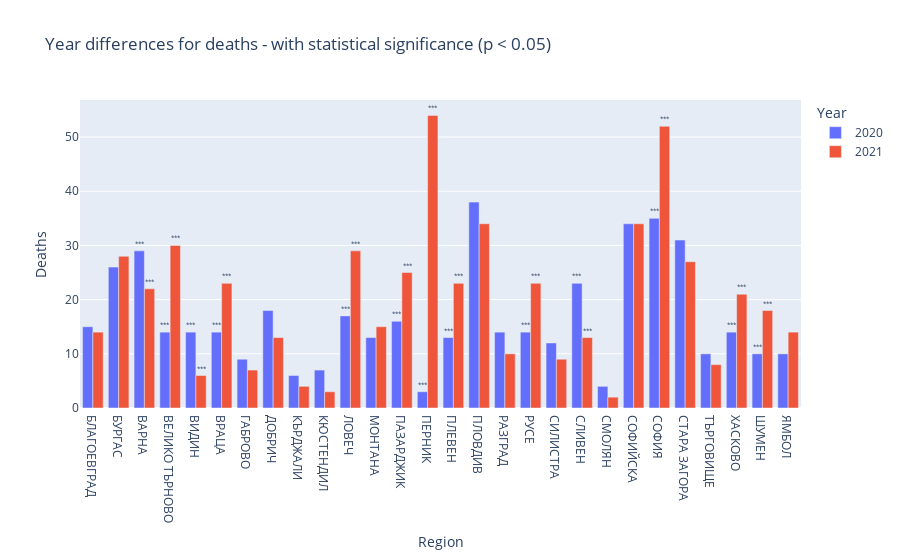

Source (notebook cell):
### Code cell
import plotly.graph_objects as go
texts = for_viz['sig_star_deaths'].to_numpy().tolist()
fig = px.bar(for_viz,\
     x='Region',\
     y='Deaths',\
     color = 'Year',\
     barmode = 'group',\
    hover_data=['Total death difference', 'Percentage death difference'],
    title = 'Year differences for deaths - with statistical significance (p < 0.05)')
fig.update_traces(texttemplate = texts, textposition = 'outside')

fig.show()

### Figure 1 — Plotly figure (JSON) as saved in the notebook; plotly's stock layout.template omitted (floating-point values rounded to 4 significant figures)
{"data": [{"alignmentgroup": "True", "customdata": [[-1, -6.67], [2, 7.69], [-7, -24.14], [16, 114.3], [-8, -57.14], [9, 64.29], [-2, -22.22], [-5, -27.78], [-2, -33.33], [-4, -57.14], [12, 70.59], [2, 15.38], [9, 56.25], [51, 1700], [10, 76.92], [-4, -10.53], [-4, -28.57], [9, 64.29], [-3, -25], [-10, -43.48], [-2, -50], [0, 0], [17, 48.57], [-4, -12.9], [-2, -20], [7, 50], [8, 80], [4, 40]], "hovertemplate": "Year=2020<br>Region=%{x}<br>Deaths=%{y}<br>Total death difference=%{customdata[0]}<br>Percentage death difference=%{customdata[1]}<extra></extra>", "legendgroup": "2020", "marker": {"color": "#636efa", "pattern": {"shape": ""}}, "name": "2020", "offsetgroup": "2020", "orientation": "v", "showlegend": true, "textposition": "outside", "texttemplate": ["", "", "***", "***", "***", "***", "", "", "", "", "***", "", "***", "***", "***", "", "", "***", "", "***", "", "", "***", "", "", "***", "***", "", "", "", "***", "***", "***", "***", "", "", "", "", "***", "", "***", "***", "***", "", "", "***", "", "***", "", "", "***", "", "", "***", "***", ""], "type": "bar", "x": ["БЛАГОЕВГРАД", "БУРГАС", "ВАРНА", "ВЕЛИКО ТЪРНОВО", "ВИДИН", "ВРАЦА", "ГАБРОВО", "ДОБРИЧ", "КЪРДЖАЛИ", "КЮСТЕНДИЛ", "ЛОВЕЧ", "МОНТАНА", "ПАЗАРДЖИК", "ПЕРНИК", "ПЛЕВЕН", "ПЛОВДИВ", "РАЗГРАД", "РУСЕ", "СИЛИСТРА", "СЛИВЕН", "СМОЛЯН", "СОФИЙСКА", "СОФИЯ", "СТАРА ЗАГОРА", "ТЪРГОВИЩЕ", "ХАСКОВО", "ШУМЕН", "ЯМБОЛ"], "xaxis": "x", "y": [15, 26, 29, 14, 14, 14, 9, 18, 6, 7, 17, 13, 16, 3, 13, 38, 14, 14, 12, 23, 4, 34, 35, 31, 10, 14, 10, 10], "yaxis": "y"}, {"alignmentgroup": "True", "customdata": [[-1, -6.67], [2, 7.69], [-7, -24.14], [16, 114.3], [-8, -57.14], [9, 64.29], [-2, -22.22], [-5, -27.78], [-2, -33.33], [-4, -57.14], [12, 70.59], [2, 15.38], [9, 56.25], [51, 1700], [10, 76.92], [-4, -10.53], [-4, -28.57], [9, 64.29], [-3, -25], [-10, -43.48], [-2, -50], [0, 0], [17, 48.57], [-4, -12.9], [-2, -20], [7, 50], [8, 80], [4, 40]], "hovertemplate": "Year=2021<br>Region=%{x}<br>Deaths=%{y}<br>Total death difference=%{customdata[0]}<br>Percentage death difference=%{customdata[1]}<extra></extra>", "legendgroup": "2021", "marker": {"color": "#EF553B", "pattern": {"shape": ""}}, "name": "2021", "offsetgroup": "2021", "orientation": "v", "showlegend": true, "textposition": "outside", "texttemplate": ["", "", "***", "***", "***", "***", "", "", "", "", "***", "", "***", "***", "***", "", "", "***", "", "***", "", "", "***", "", "", "***", "***", "", "", "", "***", "***", "***", "***", "", "", "", "", "***", "", "***", "***", "***", "", "", "***", "", "***", "", "", "***", "", "", "***", "***", ""], "type": "bar", "x": ["БЛАГОЕВГРАД", "БУРГАС", "ВАРНА", "ВЕЛИКО ТЪРНОВО", "ВИДИН", "ВРАЦА", "ГАБРОВО", "ДОБРИЧ", "КЪРДЖАЛИ", "КЮСТЕНДИЛ", "ЛОВЕЧ", "МОНТАНА", "ПАЗАРДЖИК", "ПЕРНИК", "ПЛЕВЕН", "ПЛОВДИВ", "РАЗГРАД", "РУСЕ", "СИЛИСТРА", "СЛИВЕН", "СМОЛЯН", "СОФИЙСКА", "СОФИЯ", "СТАРА ЗАГОРА", "ТЪРГОВИЩЕ", "ХАСКОВО", "ШУМЕН", "ЯМБОЛ"], "xaxis": "x", "y": [14, 28, 22, 30, 6, 23, 7, 13, 4, 3, 29, 15, 25, 54, 23, 34, 10, 23, 9, 13, 2, 34, 52, 27, 8, 21, 18, 14], "yaxis": "y"}], "layout": {"barmode": "group", "legend": {"title": {"text": "Year"}, "tracegroupgap": 0}, "title": {"text": "Year differences for deaths - with statistical significance (p < 0.05)"}, "xaxis": {"anchor": "y", "domain": [0, 1], "title": {"text": "Region"}}, "yaxis": {"anchor": "x", "domain": [0, 1], "title": {"text": "Deaths"}}}}
